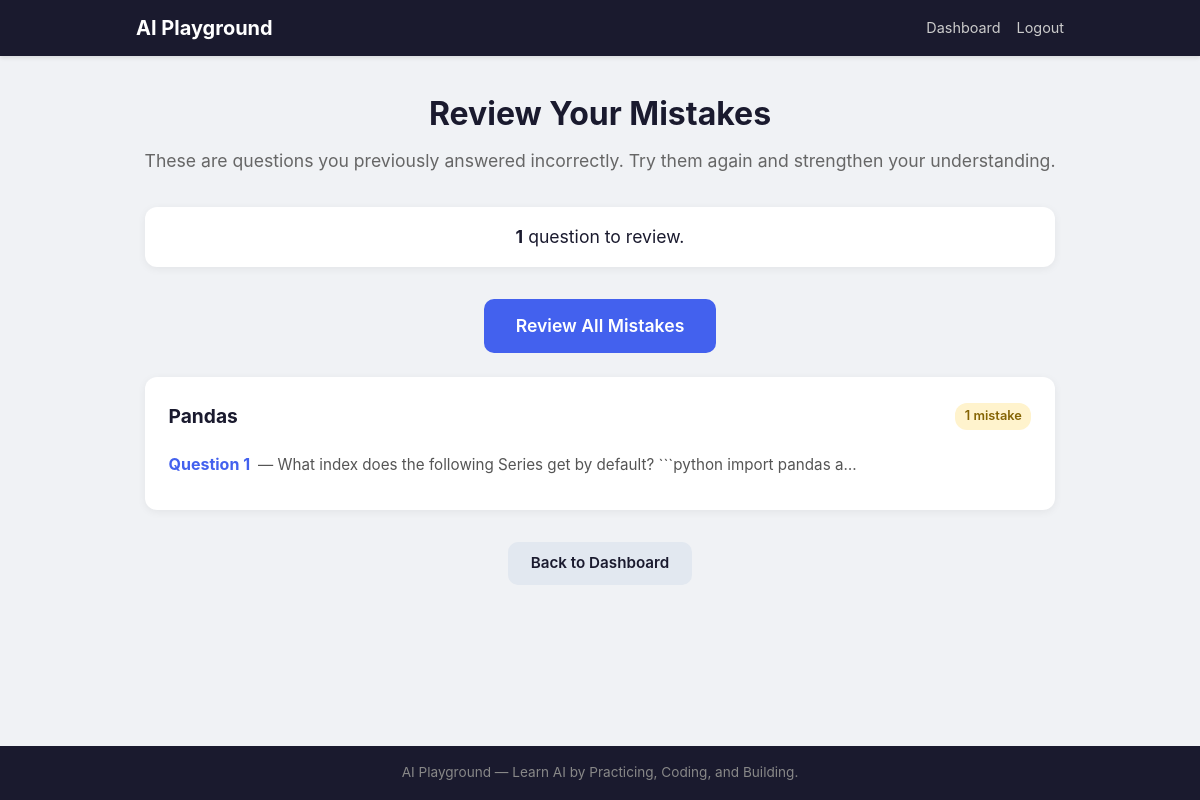
The page /review/ (signed in) on the database its author committed.
### core/models.py (models this page shows, shortened)
class Subject(models.Model):
    name = models.CharField(max_length=100, unique=True)
    slug = models.SlugField(max_length=100, unique=True)
    order = models.PositiveIntegerField(default=0)
    class Meta:
        ordering = ['order', 'name']

class Question(models.Model):
    subject = models.ForeignKey(
        Subject,
        on_delete=models.CASCADE,
        related_name='questions',
        verbose_name='Subject',
        help_text='The subject this question belongs to. Leave empty if the '
                  'question belongs to a Project.',
        null=True,
        blank=True,
    )
    project = models.ForeignKey(
        Project,
        on_delete=models.CASCADE,
        related_name='questions',
        verbose_name='Project',
        help_text='The project this question belongs to. Leave empty if the '
                  'question belongs to a Subject.',
        null=True,
        blank=True,
    )
    question_number = models.PositiveIntegerField(
        verbose_name='Question Number',
        help_text='The position of this question within its subject.',
    )
    question_text = models.TextField(
        verbose_name='Question Text',
        help_text='The question the learner will see.',
    )
    option_a = models.CharField(
        max_length=500,
        verbose_name='Option A',
        help_text='The text for option A.',
    )
    option_b = models.CharField(
        max_length=500,
        verbose_name='Option B',
        help_text='The text for option B.',
    )
    option_c = models.CharField(
        max_length=500,
        verbose_name='Option C',
        help_text='The text for option C.',
    )
    option_d = models.CharField(
        max_length=500,
        verbose_name='Option D',
        help_text='The text for option D.',
    )
    CORRECT_ANSWER_CHOICES = [
        ('A', 'Option A'),
        ('B', 'Option B'),
        ('C', 'Option C'),
        ('D', 'Option D'),
    ]
    correct_answer = models.CharField(
        max_length=1,
        choices=CORRECT_ANSWER_CHOICES,
        verbose_name='Correct Answer',
        help_text='Select which option (A, B, C, or D) is the correct answer.',
    )
    explanation = models.TextField(
        verbose_name='Explanation',
        help_text='Detailed explanation of the concept and why the answer is correct.',
    )
    python_code = models.TextField(
        blank=True,
        verbose_name='Python Code',
        help_text='Multiline formatted Python code demonstrating the concept (optional).',
    )
    practical_example = models.TextField(
        blank=True,
        verbose_name='Practical Example',
        help_text='A practical example that helps the learner understand the concept (optional).',
    )
    class Meta:
        ordering = ['question_number']
        constraints = [
            models.CheckConstraint(
                condition=(
                    models.Q(subject__isnull=False, project__isnull=True)
                    | models.Q(subject__isnull=True, project__isnull=False)
                ),
                name='question_belongs_to_subject_or_project',
            ),
            models.UniqueConstraint(
                fields=['subject', 'question_number'],
                condition=models.Q(subject__isnull=False),
                name='unique_question_number_per_subject',
            ),
            models.UniqueConstraint(
                fields=['project', 'question_number'],
                condition=models.Q(project__isnull=False),
                name='unique_question_number_per_project',
            ),
        ]
        verbose_name = 'Question'
        verbose_name_plural = 'Questions'

### core/views.py (the view)
# urls.py: path('review/', views.review_mistakes, name='review_mistakes'),
@login_required
def review_mistakes(request, subject_slug=None):
    user = request.user
    subject = None
    if subject_slug:
        subject = get_object_or_404(Subject, slug=subject_slug)
        mistake_qs = get_mistake_queryset(user, subject=subject)
    else:
        mistake_qs = get_mistake_queryset(user)
    mistake_count = mistake_qs.count()
    grouped = {}
    for progress in mistake_qs:
        question = progress.question
        if question.project_id:
            key = ('project', question.project_id)
            title = question.project.title
            kind = 'project'
            slug = question.project.slug
        else:
            key = ('subject', question.subject_id)
            title = question.subject.name
            kind = 'subject'
            slug = question.subject.slug
        group = grouped.setdefault(key, {
            'kind': kind,
            'title': title,
            'slug': slug,
            'questions': [],
            'count': 0,
        })
        group['count'] += 1
        group['questions'].append({
            'question_number': question.question_number,
            'question_text': question.question_text,
            'question_id': question.id,
            'slug': slug,
        })
    def group_sort_key(g):
        if g['kind'] == 'subject':
            return (0, g['title'].lower())
        return (1, g['title'].lower())
    content_groups = sorted(grouped.values(), key=group_sort_key)
    context = {
        'content_groups': content_groups,
        'mistake_count': mistake_count,
        'active_subject': subject,
        'is_subject_review': subject is not None,
    }
    return render(request, 'core/review_mistakes.html', context)

### core/views.py (called while the page is built)
def get_mistake_queryset(user, subject=None, project=None):
    qs = UserProgress.objects.filter(user=user, is_correct=False)
    if subject is not None:
        qs = qs.filter(question__subject=subject)
    if project is not None:
        qs = qs.filter(question__project=project)
    return qs.select_related('question__subject', 'question__project').order_by(
        'question__subject__order',
        'question__subject__name',
        'question__question_number',
    )

### templates/core/review_mistakes.html (shortened to what this page needs)
{% extends 'base.html' %}
{% block content %}
<div class="page-header">
    <h1>Review Your Mistakes</h1>
    <p class="subtitle">These are questions you previously answered incorrectly. Try them again and strengthen your understanding.</p>
</div>
{% if mistake_count == 0 %}
    <div class="empty-state review-empty">
        <p>🎉 You have no mistakes to review. Great job!</p>
        <a href="{% url 'dashboard' %}" class="btn btn-primary">Back to Dashboard</a>
    </div>
{% else %}
    <div class="review-summary">
        <p><strong>{{ mistake_count }}</strong> question{{ mistake_count|pluralize }} to review.</p>
    </div>
    <div class="action-area review-actions">
        <a href="{% url 'review_learn' %}" class="btn btn-primary btn-lg">Review All Mistakes</a>
    </div>
{% for group in content_groups %}
        <div class="review-group">
            <div class="review-group-header">
                <h2>{{ group.title }}</h2>
                <span class="badge badge-warning">{{ group.count }} mistake{{ group.count|pluralize }}</span>
            </div>
            <ul class="review-question-list">
                {% for q in group.questions %}
                    <li>
                        {% if group.kind == 'project' %}
                            <a href="{% url 'review_learn_project' q.slug %}#q{{ q.question_number }}" class="review-question-link">
                        {% else %}
                            <a href="{% url 'review_learn_subject' q.slug %}#q{{ q.question_number }}" class="review-question-link">
                        {% endif %}
                            <span class="review-q-number">Question {{ q.question_number }}</span>
                            <span class="review-q-text">— {{ q.question_text|truncatechars:80 }}</span>
                        </a>
                    </li>
                {% endfor %}
            </ul>
        </div>
    {% endfor %}
    <div class="action-area">
        <a href="{% url 'dashboard' %}" class="btn btn-secondary">Back to Dashboard</a>
    </div>
{% endif %}
{% endblock %}

### static/css/style.css (style rules this page uses)
*, *::before, *::after { box-sizing: border-box; margin: 0; padding: 0; }
body { font-family: -apple-system, BlinkMacSystemFont, 'Segoe UI', Roboto, Oxygen, Ubuntu, sans-serif; line-height: 1.6; color: #1a1a2e; background-color: #f0f2f5; min-height: 100vh; display: flex; flex-direction: column; }
.page-header { text-align: center; margin-bottom: 2rem; }
.page-header h1 { font-size: 2rem; color: #1a1a2e; margin-bottom: 0.5rem; }
.subtitle { color: #666; font-size: 1.1rem; }
.btn { display: inline-block; padding: 0.6rem 1.4rem; border-radius: 10px; font-size: 0.95rem; font-weight: 600; text-decoration: none; cursor: pointer; border: none; transition: background 0.2s, transform 0.15s, box-shadow 0.2s; }
.btn-primary { background: #4361ee; color: #fff; }
.btn-secondary { background: #e2e8f0; color: #1a1a2e; }
.btn-lg { padding: 0.8rem 2rem; font-size: 1.1rem; }
.action-area { text-align: center; margin-top: 2rem; }
.badge { display: inline-block; padding: 0.2rem 0.6rem; border-radius: 12px; font-size: 0.8rem; font-weight: 600; }
.review-summary { background: #fff; border-radius: 12px; padding: 1rem 1.5rem; margin-bottom: 1.5rem; box-shadow: 0 2px 8px rgba(0,0,0,0.06); text-align: center; font-size: 1.1rem; }
.review-actions { margin-bottom: 1.5rem; }
.review-group { background: #fff; border-radius: 12px; padding: 1.5rem; margin-bottom: 1.5rem; box-shadow: 0 2px 8px rgba(0,0,0,0.06); }
.review-group-header { display: flex; justify-content: space-between; align-items: center; margin-bottom: 0.75rem; }
.review-group-header h2 { font-size: 1.2rem; color: #1a1a2e; }
.badge-warning { background: #fff3cd; color: #856404; }
.review-question-list { list-style: none; padding: 0; margin: 0; }
.review-question-list li { padding: 0.5rem 0; border-bottom: 1px solid #f0f2f5; }
.review-question-list li:last-child { border-bottom: none; }
.review-question-link { display: flex; align-items: baseline; gap: 0.5rem; text-decoration: none; color: #1a1a2e; transition: color 0.2s; }
.review-q-number { font-weight: 700; color: #4361ee; white-space: nowrap; }
.review-q-text { color: #555; font-size: 0.95rem; }

### rows shown on the page
Subject: title "Pandas"
Question: question_text "What index does the following Series get by default? ```python import pandas a…"

### other values the page prints
{{ mistake_count }} "1"
{{ group.count }} "1"
{{ q.question_number }} "1"
